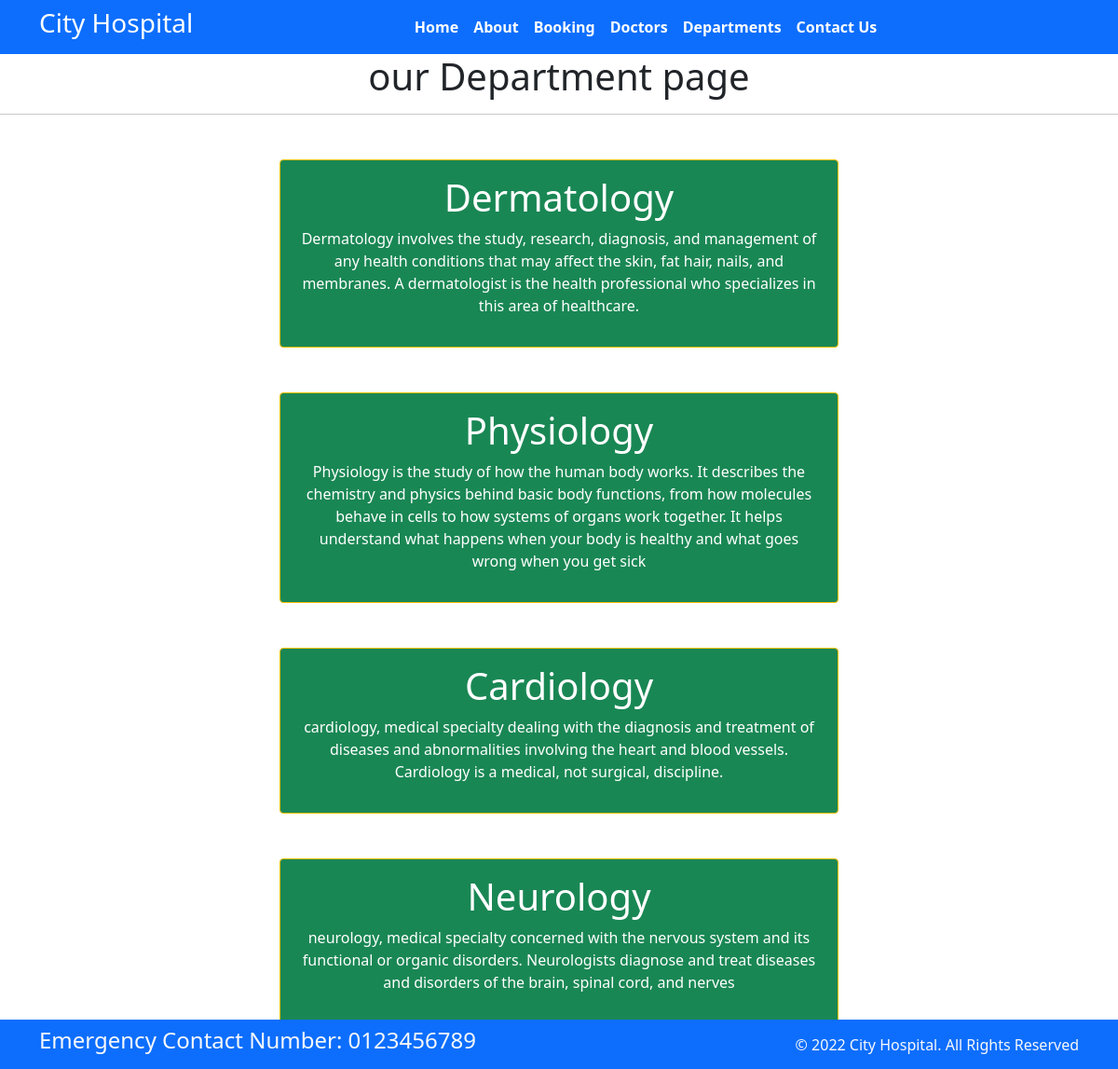
Page /department/ on the committed database.
### home/models.py (models this page shows, shortened)
class Department(models.Model):
    dep_name=models.CharField(max_length=100)
    dep_decription=models.TextField()

### home/views.py (the view)
# urls.py: path('department/',views.department,name='department' ),
def department(request):
    dict_dept={
        'dept':Department.objects.all()
    }
    return render(request,'department.html',dict_dept)

### templates/department.html (shortened to what this page needs)
{% extends "base.html" %}
{% block content %}
<h1 class="text-center">our Department page</h1>
<hr>
{% for d in dept %}
<div class="mx-auto w-50 bg-success text-center text-white p-3 my-5 border border-warning rounded">
    <h1>{{d.dep_name}}</h1>
    <p>{{d.dep_decription}}</p>
</div>
{% endfor%}
{% endblock %}

### templates/base.html (shortened to what this page needs)
{% load static %}
<!DOCTYPE html>
<html>
  <head>
    <link rel="stylesheet"
      href=" https://cdn.jsdelivr.net/npm/bootstrap@5.1.3/dist/css/bootstrap.min.css ">
    <link rel="stylesheet"
      href="https://use.fontawesome.com/releases/v5.2.0/css/all.css">
      <link rel="stylesheet"
      href="{% static '/css/style.css' %}">
  </head>
  <body>
    <nav class="navbar bg-primary navbar-expand-md ">
      <div class="container">
        <div class="col-2 text-left pl-md-0">
          <h3 class="text-white"> City Hospital </h3>
        </div>
        <div
          class="collapse navbar-collapse justify-content-center col-md-8 navbar-collapse-3">
          <ul class="navbar-nav justify-content-center  fw-bold">
            <li class="nav-item active">
              <a class="nav-link text-white" href="{% url 'home'%}">Home </a>
            </li>
            <li class="nav-item">
              <a class="nav-link text-white" href="{% url 'about'%}">About</a>
            </li>
            <li class="nav-item">
              <a class="nav-link text-white" href="{% url 'booking'%}">Booking</a>
            </li>
            <li class="nav-item">
              <a class="nav-link text-white" href="{% url 'doctors'%}">Doctors</a>
            </li>
			 <li class="nav-item">
              <a class="nav-link text-white" href="{% url 'department'%}">Departments</a>
            </li>
            <li class="nav-item">
              <a class="nav-link text-white" href="{% url 'contact'%}">Contact Us</a>
            </li>
          </ul>
        </div>
      </div>
    </nav>
    {% block content %}{% endblock %}
    <section class="fixed-bottom">
      <footer class="pt-2 pb-2  bg-primary text-light">
        <div class="container">
          <div class="row align-items-center">
            <div class="col-12 col-md-8">
              <h4>Emergency Contact Number: 0123456789</h4>
            </div>
            <div class="col-12 col-md-4 mt-4 mt-md-0 text-center text-md-end">
              © 2022 City Hospital. All Rights Reserved
            </div>
          </div>
        </div>
      </footer>
    </section>
  </body>
</html>

### rows in the picture
Department: dep_name "Dermatology", dep_decription "Dermatology involves the study, research, diagnosis, and management of any health conditions that may affect the skin, fat hair, nails, and membranes. A dermatologist is the health professional who specializes in this area of healthcare."
Department: dep_name "Physiology", dep_decription "Physiology is the study of how the human body works. It describes the chemistry and physics behind basic body functions, from how molecules behave in cells to how systems of organs work together. It helps understand what happens when your body is healthy and what goes wrong when you get sick"
Department: dep_name "Cardiology", dep_decription "cardiology, medical specialty dealing with the diagnosis and treatment of diseases and abnormalities involving the heart and blood vessels. Cardiology is a medical, not surgical, discipline."
Department: dep_name "Neurology", dep_decription "neurology, medical specialty concerned with the nervous system and its functional or organic disorders. Neurologists diagnose and treat diseases and disorders of the brain, spinal cord, and nerves"
